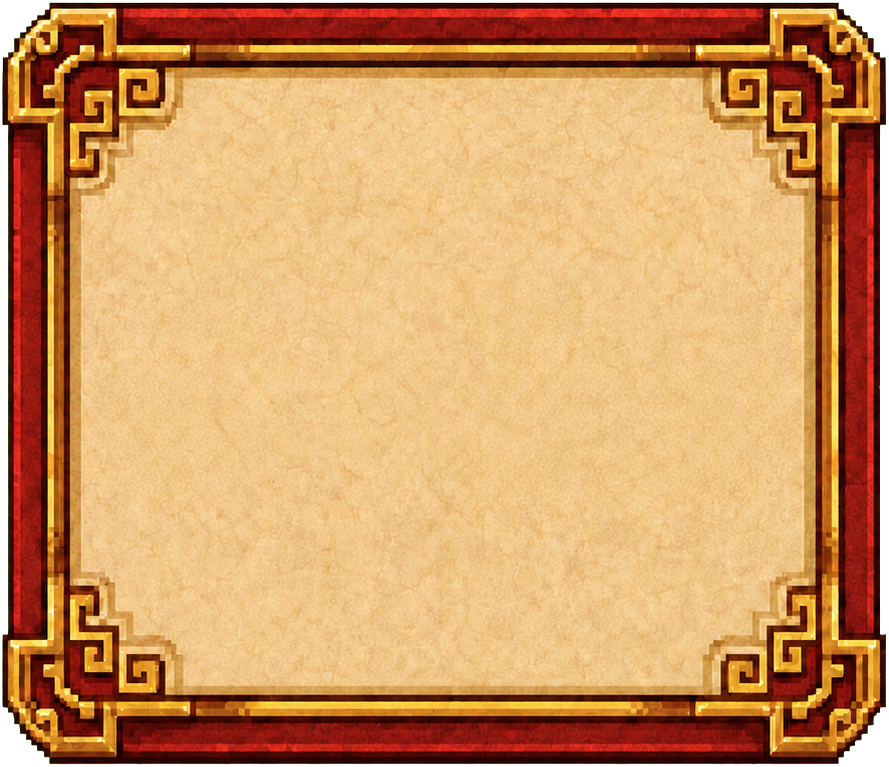
#> input picture assets/game/ui/trade_bubble/trade_bubble_frame_v1.png, 889 x 767 px
$ python -i trim_trade_bubble_components.py   (imports and definitions only)
#> lines starting #> are read from the running program, lines starting #| are printed output that depends on the picture
#!/usr/bin/env python3
"""Trim trade bubble component PNGs by alpha bbox.

Source files are large 1254×1254 canvases with transparent padding.
This tool crops to alpha>0 bounds (+2px margin) without redrawing,
rotating, recoloring, or resampling source pixels.

Example:
  python3 tools/trim_trade_bubble_components.py \\
    --src "/Users/carlos/Downloads/千年丝路_独立气泡组件 (1)" \\
    --out assets/game/ui/trade_bubble
"""

from __future__ import annotations

import argparse
from pathlib import Path

from PIL import Image


MARGIN = 2

FILES = {
	"speech_bubble_frame.png": "trade_bubble_frame_v1.png",
	"arrow_up.png": "trade_bubble_arrow_up_v1.png",
	"arrow_down.png": "trade_bubble_arrow_down_v1.png",
	"arrow_left.png": "trade_bubble_arrow_left_v1.png",
	"arrow_right.png": "trade_bubble_arrow_right_v1.png",
}


def alpha_bbox(im: Image.Image) -> tuple[int, int, int, int]:
	"""Return inclusive-exclusive bbox of pixels with alpha > 0."""
	if im.mode != "RGBA":
		im = im.convert("RGBA")
	alpha = im.getchannel("A")
	bbox = alpha.getbbox()
	if bbox is None:
		raise ValueError("image is fully transparent")
	return bbox


def trim(path: Path, margin: int = MARGIN) -> Image.Image:
#> called with margin = 2
	im = Image.open(path).convert("RGBA")
#> im is the input picture: PIL image 889x767 RGBA; mean R, G, B, A 199.5, 146.2, 92.5, 247.1
	l, t, r, b = alpha_bbox(im)
#> in alpha_bbox, `alpha = im.getchannel("A")`:
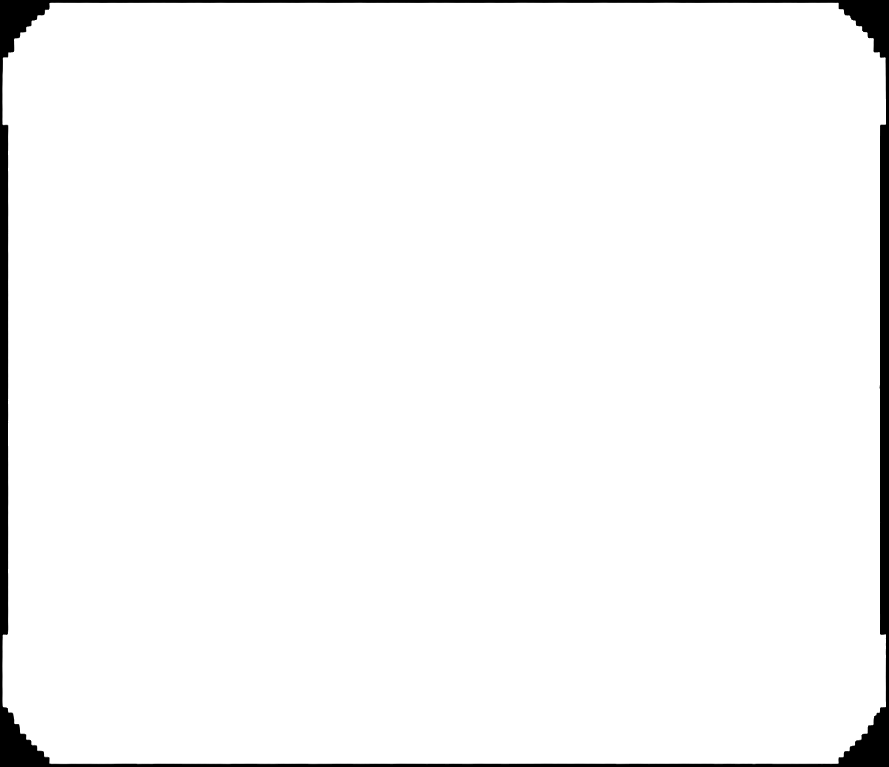
#> alpha: PIL image 889x767 L; min 0, max 255, mean 247.1
#> in alpha_bbox, `bbox = alpha.getbbox()`: bbox = (2, 2, 887, 765)
#> l = 2; t = 2; r = 887; b = 765
	l = max(0, l - margin)
#> l = 0
	t = max(0, t - margin)
#> t = 0
	r = min(im.width, r + margin)
#> r = 889
	b = min(im.height, b + margin)
#> b = 767
	return im.crop((l, t, r, b))


def main() -> int:
	ap = argparse.ArgumentParser(description=__doc__)
	ap.add_argument("--src", type=Path, required=True, help="Directory with source PNGs")
	ap.add_argument("--out", type=Path, required=True, help="Output directory under assets/")
	ap.add_argument("--margin", type=int, default=MARGIN, help="Transparent padding around bbox")
	args = ap.parse_args()

	src: Path = args.src
	out: Path = args.out
	if not src.is_dir():
		raise SystemExit(f"source dir not found: {src}")
	out.mkdir(parents=True, exist_ok=True)

	for src_name, out_name in FILES.items():
		src_path = src / src_name
		if not src_path.is_file():
			raise SystemExit(f"missing source file: {src_path}")
		trimmed = trim(src_path, args.margin)
		dest = out / out_name
		trimmed.save(dest)
		print(f"{src_name} → {out_name}  {trimmed.size[0]}×{trimmed.size[1]}")

	print(f"done → {out}")
	return 0


# [2 lines not run here, left out]

>>> result = trim('../assets/game/ui/trade_bubble/trade_bubble_frame_v1.png')
